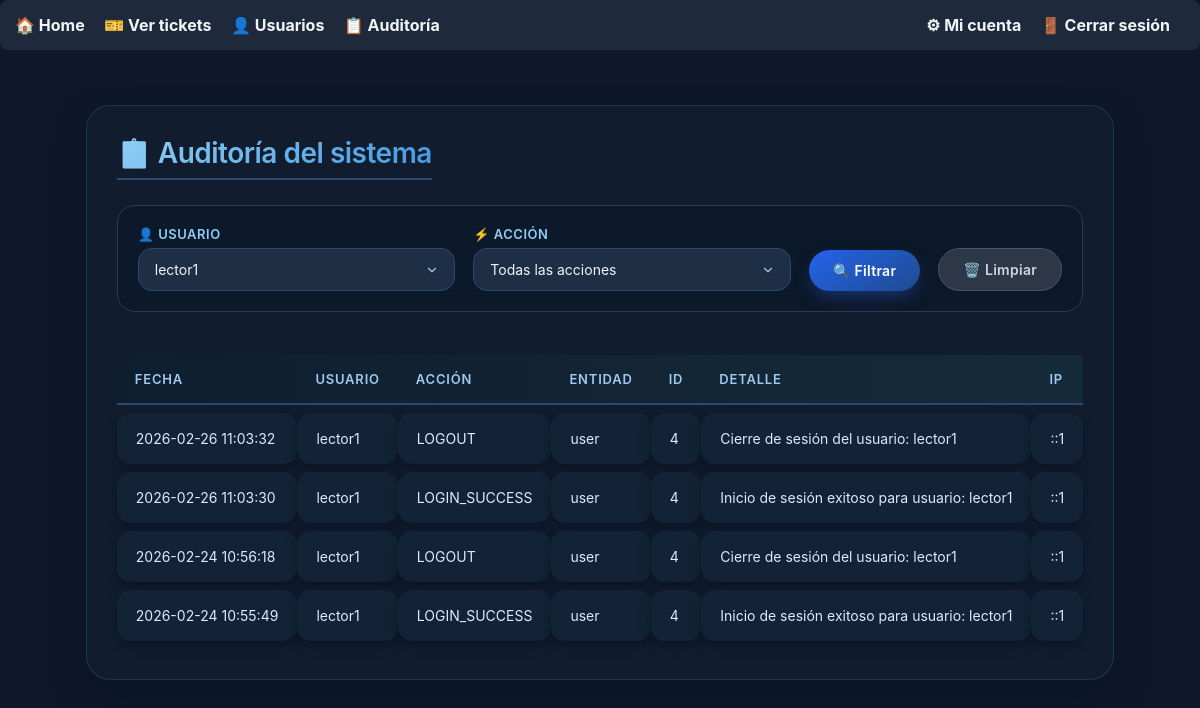
The app's page /audit.php?user_id=4 (signed in) with its own data.
### tables this page shows
CREATE TABLE audit_logs (
            id INTEGER PRIMARY KEY AUTOINCREMENT,
            user_id INTEGER,
            action VARCHAR(50) NOT NULL,
            entity VARCHAR(50) NOT NULL,
            entity_id INTEGER,
            details TEXT NOT NULL,
            ip_address VARCHAR(45),
            user_agent TEXT,
            created_at DATETIME DEFAULT CURRENT_TIMESTAMP
        );

CREATE TABLE users (
            id INTEGER PRIMARY KEY AUTOINCREMENT,
            username TEXT NOT NULL UNIQUE,
            password_hash TEXT NOT NULL,
            role TEXT NOT NULL CHECK(role IN ('admin','tecnico','lector')),
            created_at TEXT NOT NULL DEFAULT (datetime('now'))
        );

### public/audit.php (called while the page is built, shortened)
<?php
require_once __DIR__ . '/../app/audit.php';
$db->setAttribute(PDO::ATTR_ERRMODE, PDO::ERRMODE_EXCEPTION);
$stmt = $db->query("SELECT id, username FROM users ORDER BY username");
$users = $stmt->fetchAll(PDO::FETCH_KEY_PAIR);
$where = [];
$params = [];
if (!empty($_GET['user_id'])) {
    $where[] = "audit_logs.user_id = :user_id";
    $params[':user_id'] = $_GET['user_id'];
}
$sql = "SELECT audit_logs.*, users.username
        FROM audit_logs
        LEFT JOIN users ON audit_logs.user_id = users.id";
if (!empty($where)) {
    $sql .= " WHERE " . implode(' AND ', $where);
}
$sql .= " ORDER BY audit_logs.created_at DESC";
$stmt = $db->prepare($sql);
$stmt->execute($params);
$logs = $stmt->fetchAll(PDO::FETCH_ASSOC);
require_once __DIR__ . '/../views/audit.php';

### views/audit.php (the view, shortened to what this page needs)
<!DOCTYPE html>
<html lang="es">
<head>
</head>
<body>
    <?php require_once __DIR__ . '/partials/menu.php'; ?>
    <div class="audit-container">
        <h1>📋 Auditoría del sistema</h1>
        <form method="GET" class="filters">
            <div class="filter-group">
                <label for="user_id">👤 Usuario</label>
                <select name="user_id" id="user_id">
                    <?php foreach ($users as $id => $username): ?>
                        <option value="<?= $id ?>" <?= (isset($_GET['user_id']) && $_GET['user_id'] == $id) ? 'selected' : '' ?>>
                            <?= htmlspecialchars($username) ?>
                        </option>
                    <?php endforeach; ?>
                </select>
            </div>
            <div class="filter-group">
                <label for="action">⚡ Acción</label>
                <select name="action" id="action">
                    <option value="">Todas las acciones</option>
                </select>
            </div>
            <button type="submit" class="btn-filter">🔍 Filtrar</button>
            <a href="audit.php" class="btn-clear">🗑️ Limpiar</a>
        </form>
        <?php if (empty($logs)): ?>
            <div class="no-results">
                ✨ No hay registros de auditoría que coincidan con los filtros.
            </div>
        <?php else: ?>
            <table class="audit-table">
                <thead>
                    <tr>
                        <th>Fecha</th>
                        <th>Usuario</th>
                        <th>Acción</th>
                        <th>Entidad</th>
                        <th>ID</th>
                        <th>Detalle</th>
                        <th>IP</th>
                    </tr>
                </thead>
                <tbody>
                    <?php foreach ($logs as $log): ?>
                        <tr>
                            <td><?= htmlspecialchars($log['created_at']) ?></td>
                            <td><?= htmlspecialchars($log['username'] ?? 'Sistema/Desconocido') ?></td>
                            <td data-action="<?= htmlspecialchars($log['action']) ?>"><?= htmlspecialchars($log['action']) ?></td>
                            <td><?= htmlspecialchars($log['entity']) ?></td>
                            <td><?= htmlspecialchars($log['entity_id'] ?? '-') ?></td>
                            <td><?= htmlspecialchars($log['details']) ?></td>
                            <td><?= htmlspecialchars($log['ip_address'] ?? '-') ?></td>
                        </tr>
                    <?php endforeach; ?>
                </tbody>
            </table>
        <?php endif; ?>
    </div>
</body>
</html>

### views/audit.php (style rules this page uses)
* { margin: 0; padding: 0; box-sizing: border-box; font-family: 'Inter', system-ui, -apple-system, BlinkMacSystemFont, 'Segoe UI', Roboto, sans-serif; }
body { background-color: #0f172a; min-height: 100vh; display: flex; flex-direction: column; }
.audit-container { max-width: 1300px; margin: 30px auto; padding: 30px; background: rgba(18, 30, 48, 0.9); backdrop-filter: blur(8px); border-radius: 24px; box-shadow: 0 20px 40px -10px rgba(0, 20, 40, 0.7); border: 1px solid rgba(66, 153, 225, 0.2); color: #e2e8f0; }
.audit-container h1 { font-size: 28px; font-weight: 600; margin-bottom: 25px; background: linear-gradient(135deg, #90cdf4 0%, #4299e1 100%); -webkit-background-clip: text; -webkit-text-fill-color: transparent; background-clip: text; letter-spacing: -0.5px; display: inline-block; border-bottom: 2px solid #2d4a6e; padding-bottom: 8px; }
.filters { display: flex; gap: 18px; align-items: flex-end; margin-bottom: 35px; flex-wrap: wrap; background: rgba(10, 25, 41, 0.7); padding: 20px; border-radius: 18px; border: 1px solid #253c5c; }
.filter-group { display: flex; flex-direction: column; flex: 1 1 200px; }
.filter-group label { font-weight: 600; font-size: 13px; text-transform: uppercase; letter-spacing: 0.5px; margin-bottom: 6px; color: #90cdf4; }
.filter-group select { background: #1e2e44; border: 1px solid #2d4a6e; border-radius: 14px; padding: 12px 16px; color: #f0f4fa; font-size: 14px; outline: none; transition: all 0.2s ease; cursor: pointer; appearance: none; background-repeat: no-repeat; background-position: right 15px center; background-size: 14px; }
.btn-filter, .btn-clear { padding: 12px 24px; border: none; border-radius: 40px; font-weight: 600; font-size: 14px; cursor: pointer; transition: all 0.3s ease; text-decoration: none; display: inline-flex; align-items: center; justify-content: center; gap: 8px; letter-spacing: 0.3px; }
.btn-filter { background: linear-gradient(145deg, #2563eb, #1e4b8f); color: white; box-shadow: 0 8px 18px -6px #1e3a8a; }
.btn-clear { background: #2d3748; color: #cbd5e0; border: 1px solid #4a5568; }
.audit-table { width: 100%; border-collapse: separate; border-spacing: 0 8px; margin-top: 20px; }
.audit-table thead tr { background: linear-gradient(90deg, #0e1e2f, #162b3a); }
.audit-table th { padding: 16px 18px; text-align: left; font-weight: 600; font-size: 13px; text-transform: uppercase; letter-spacing: 0.8px; color: #a0c8f0; border-bottom: 2px solid #2d4a6e; white-space: nowrap; }
.audit-table td { padding: 16px 18px; background: #132337; border-radius: 14px; font-size: 14px; color: #e0e7ff; box-shadow: 0 4px 12px rgba(0, 10, 20, 0.4); transition: all 0.25s ease; border: 1px solid transparent; }

### records on screen
audit_logs: created_at "2026-02-26 11:03:32", user.username "lector1", action "LOGOUT", entity "user", entity "4", details "Cierre de sesión del usuario: lector1", ip_address "::1"
audit_logs: created_at "2026-02-26 11:03:30", user.username "lector1", action "LOGIN_SUCCESS", entity "user", entity "4", details "Inicio de sesión exitoso para usuario: lector1", ip_address "::1"
audit_logs: created_at "2026-02-24 10:56:18", user.username "lector1", action "LOGOUT", entity "user", entity "4", details "Cierre de sesión del usuario: lector1", ip_address "::1"
audit_logs: created_at "2026-02-24 10:55:49", user.username "lector1", action "LOGIN_SUCCESS", entity "user", entity "4", details "Inicio de sesión exitoso para usuario: lector1", ip_address "::1"

### other values on screen
form field user_id "lector1"
